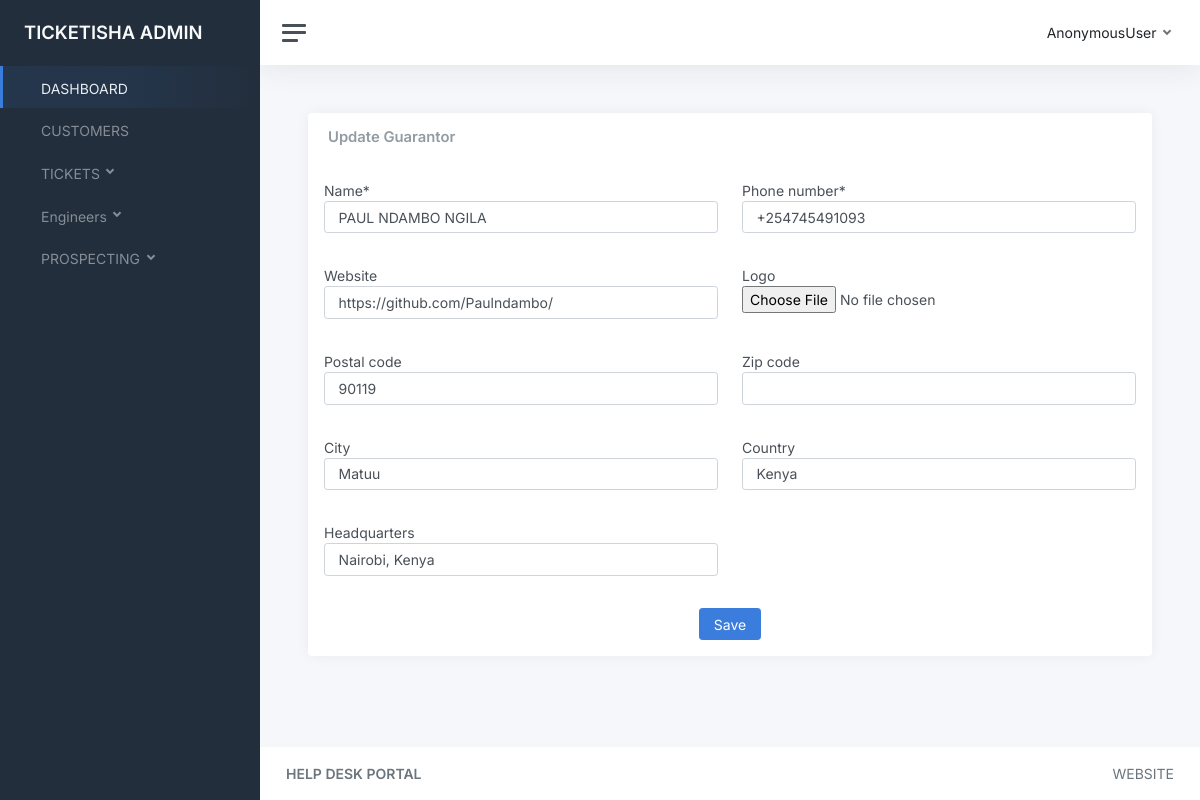
The app's page /customers/update-customer/1/, older data.
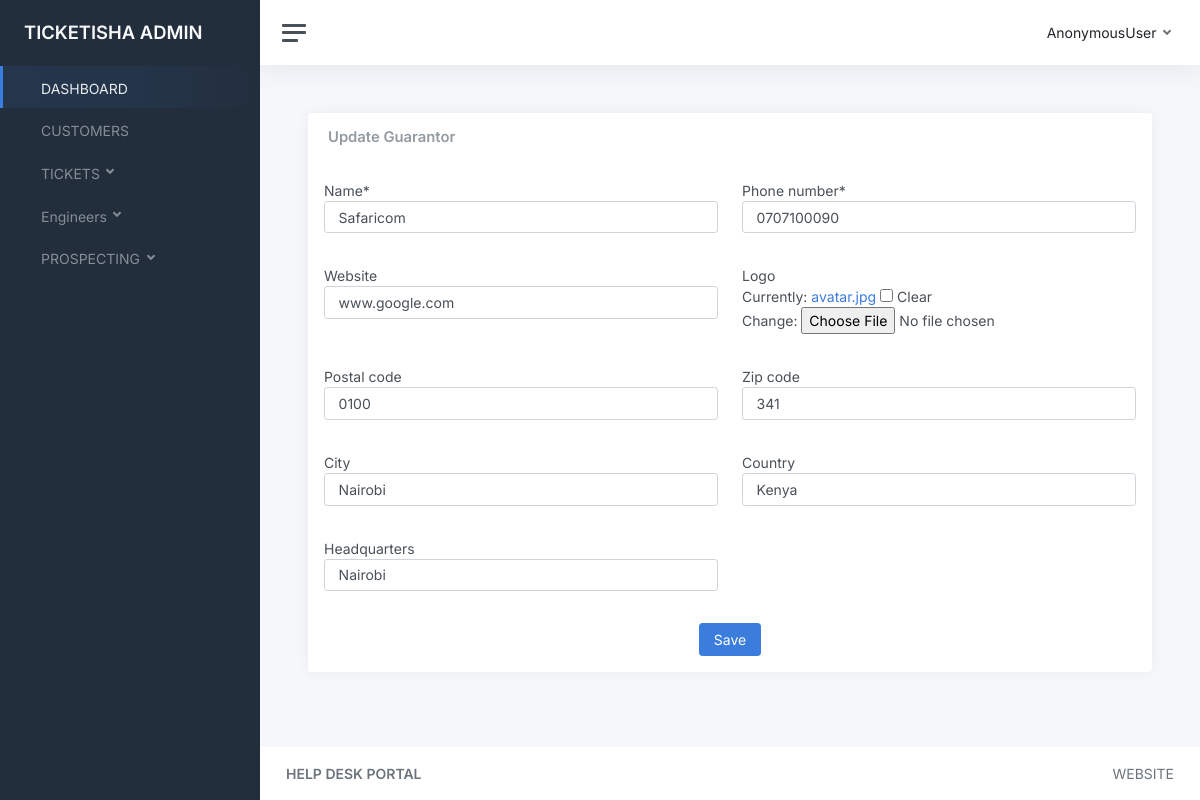
The same page, newer data.
### apps/customers/models.py (models this page shows, shortened)
class Customer(models.Model):
    user = models.OneToOneField(settings.AUTH_USER_MODEL, on_delete=models.CASCADE)
    name = models.CharField(max_length=255)
    phone_number = models.CharField(max_length=255)
    website = models.CharField(max_length=255, null=True, blank=True)
    logo = models.ImageField(upload_to="customer_logos/", null=True, blank=True)
    postal_code = models.CharField(max_length=255, null=True, blank=True)
    zip_code = models.CharField(max_length=255, null=True, blank=True)
    city = models.CharField(max_length=255, null=True, blank=True)
    country = models.CharField(max_length=255, null=True, blank=True)
    headquarters = models.CharField(max_length=255, null=True, blank=True)
    status = models.CharField(max_length=255, default="active")

### apps/customers/views.py (the view)
# urls.py: path("update-customer/<int:pk>/", views.UpdateCustomerView.as_view(), name="update-customer"),
class UpdateCustomerView(UpdateView):
    model = Customer
    fields = ['name', 'phone_number', 'website', 'logo', 'postal_code', 'zip_code', 'city', 'country', 'headquarters']
    template_name = 'customers/update_customer.html'

### templates/customers/update_customer.html (shortened to what this page needs)
{% extends "base.html" %}
{% block content %}
{% load crispy_forms_tags %}
<main class="content">
    <div class="container-fluid p-0">
        <div class="row">
            <div class="col-12 col-lg-12 col-xxl-12 d-flex">
                <div class="card flex-fill">
                    <div class="card-header">
                        <div class="row">
                            <div class="col-7">
                                <h5 class="card-title mb-0">Update Guarantor</h5>
                            </div>
                        </div>
                    </div>
                    <form method="post" class="form">
                        <div class="row p-3">
                            <div class="form-group col-md-6 mb-0">
                              {{ form.name|as_crispy_field }}
                            </div>
                            <div class="form-group col-md-6 mb-0">
                              {{ form.phone_number|as_crispy_field }}
                            </div>
                        </div>
                        <div class="row p-3">
                            <div class="form-group col-md-6 mb-0">
                              {{ form.website|as_crispy_field }}
                            </div>
                            <div class="form-group col-md-6 mb-0">
                              {{ form.logo|as_crispy_field }}
                            </div>
                        </div>
                        <div class="row p-3">
                            <div class="form-group col-md-6 mb-0">
                              {{ form.postal_code|as_crispy_field }}
                            </div>
                            <div class="form-group col-md-6 mb-0">
                              {{ form.zip_code|as_crispy_field }}
                            </div>
                        </div>
                        <div class="row p-3">
                            <div class="form-group col-md-6 mb-0">
                              {{ form.city|as_crispy_field }}
                            </div>
                            <div class="form-group col-md-6 mb-0">
                              {{ form.country|as_crispy_field }}
                            </div>
                        </div>
                        <div class="row p-3">
                            <div class="form-group col-md-6 mb-0">
                              {{ form.headquarters|as_crispy_field }}
                            </div>
                        </div>
                        <div class="p-3 text-center">
                            <input type="submit" value="Save" class="btn btn-primary">
                        </div>
                    </form>
                </div>
            </div>
        </div>
    </div>
</main>
{% endblock content %}

Row changes from the older to the newer data that the page shows:
changed Customer "Kenya": name "PAUL NDAMBO NGILA" → "Safaricom"; phone_number "+254745491093" → "0707100090"; website "https://github.com/Paulndambo/" → "www.google.com"; postal_code "90119" → "0100"; zip_code (not shown) → "341"; city "Matuu" → "Nairobi"; headquarters "Nairobi, Kenya" → "Nairobi"
Text that changed along with them:
form field logo|as_crispy_field: (not shown) → "☐"
text no longer shown: "Logo"
text now shown: "Logo Currently: avatar.jpg Clear Change:"
